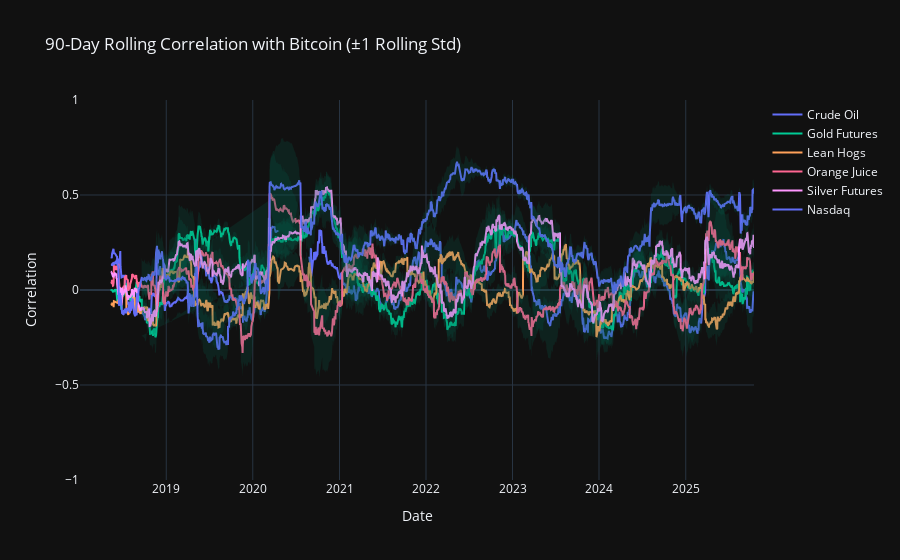

The code cell stored with this chart in its notebook:
### Markdown cell above
# 90 Days rolling average correlation between BTC and (asset)

### (w/ confidence band showing the variability of correlation within the 90-day window)

- Shaded area is $\pm1$ standard deviation of the rolling correlation over the same 90-day window
    - This gives a visual sense of how stable or volatile the correlation is over time

For each asset, we take the series of rolling correlations and compute an SD over the same window

The upper and lower bounds define the confidence interval

How to interpret results: 
- A narrow band indicates a relatively stable correlation over time
- A wide band indicates a volatile correlation $\to$ BTC's relationship with that asset is less predictable over this window

### Code cell
window = 90  # days
rolling_corr = pd.DataFrame()

#rolling correlations
for col in returns.columns:
    if col != 'Bitcoin':
        rolling_corr[col] = returns['Bitcoin'].rolling(window).corr(returns[col])

#rolling standard deviation to create a confidence band
rolling_std = pd.DataFrame()
for col in rolling_corr.columns:
    rolling_std[col] = rolling_corr[col].rolling(window).std()

fig = go.Figure()

for col in rolling_corr.columns:
    #corr line
    fig.add_trace(go.Scatter(
        x=rolling_corr.index,
        y=rolling_corr[col],
        mode='lines',
        name=col
    ))
    
    #conf band
    fig.add_trace(go.Scatter(
        x=rolling_corr.index.tolist() + rolling_corr.index[::-1].tolist(),
        y=(rolling_corr[col] + rolling_std[col]).tolist() + (rolling_corr[col] - rolling_std[col])[::-1].tolist(),
        fill='toself',
        fillcolor='rgba(0,100,80,0.2)',
        line=dict(color='rgba(255,255,255,0)'),
        hoverinfo="skip",
        showlegend=False
    ))

fig.update_layout(
    title=f"{window}-Day Rolling Correlation with Bitcoin (±1 Rolling Std)",
    yaxis=dict(title='Correlation', range=[-1,1]),
    xaxis=dict(title='Date'),
    template='plotly_dark',
    hovermode='x unified'
)

fig.show()

### Figure 1 — Plotly figure (JSON) as saved in the notebook; plotly's stock layout.template omitted (floating-point values rounded to 4 significant figures; data arrays with more than 128 entries replaced by an {"elided": "..."} marker saying what was removed)
{"data": [{"mode": "lines", "name": "Crude Oil", "type": "scatter", "x": {"elided": "1958 str values"}, "y": {"elided": "1958 float values"}}, {"fill": "toself", "fillcolor": "rgba(0,100,80,0.2)", "hoverinfo": "skip", "line": {"color": "rgba(255,255,255,0)"}, "showlegend": false, "type": "scatter", "x": {"elided": "3916 str values"}, "y": {"elided": "3916 float values"}}, {"mode": "lines", "name": "Gold Futures", "type": "scatter", "x": {"elided": "1958 str values"}, "y": {"elided": "1958 float values"}}, {"fill": "toself", "fillcolor": "rgba(0,100,80,0.2)", "hoverinfo": "skip", "line": {"color": "rgba(255,255,255,0)"}, "showlegend": false, "type": "scatter", "x": {"elided": "3916 str values"}, "y": {"elided": "3916 float values"}}, {"mode": "lines", "name": "Lean Hogs", "type": "scatter", "x": {"elided": "1958 str values"}, "y": {"elided": "1958 float values"}}, {"fill": "toself", "fillcolor": "rgba(0,100,80,0.2)", "hoverinfo": "skip", "line": {"color": "rgba(255,255,255,0)"}, "showlegend": false, "type": "scatter", "x": {"elided": "3916 str values"}, "y": {"elided": "3916 float values"}}, {"mode": "lines", "name": "Orange Juice", "type": "scatter", "x": {"elided": "1958 str values"}, "y": {"elided": "1958 float values"}}, {"fill": "toself", "fillcolor": "rgba(0,100,80,0.2)", "hoverinfo": "skip", "line": {"color": "rgba(255,255,255,0)"}, "showlegend": false, "type": "scatter", "x": {"elided": "3916 str values"}, "y": {"elided": "3916 float values"}}, {"mode": "lines", "name": "Silver Futures", "type": "scatter", "x": {"elided": "1958 str values"}, "y": {"elided": "1958 float values"}}, {"fill": "toself", "fillcolor": "rgba(0,100,80,0.2)", "hoverinfo": "skip", "line": {"color": "rgba(255,255,255,0)"}, "showlegend": false, "type": "scatter", "x": {"elided": "3916 str values"}, "y": {"elided": "3916 float values"}}, {"mode": "lines", "name": "Nasdaq", "type": "scatter", "x": {"elided": "1958 str values"}, "y": {"elided": "1958 float values"}}, {"fill": "toself", "fillcolor": "rgba(0,100,80,0.2)", "hoverinfo": "skip", "line": {"color": "rgba(255,255,255,0)"}, "showlegend": false, "type": "scatter", "x": {"elided": "3916 str values"}, "y": {"elided": "3916 float values"}}], "layout": {"hovermode": "x unified", "title": {"text": "90-Day Rolling Correlation with Bitcoin (±1 Rolling Std)"}, "xaxis": {"title": {"text": "Date"}}, "yaxis": {"range": [-1, 1], "title": {"text": "Correlation"}}}}
